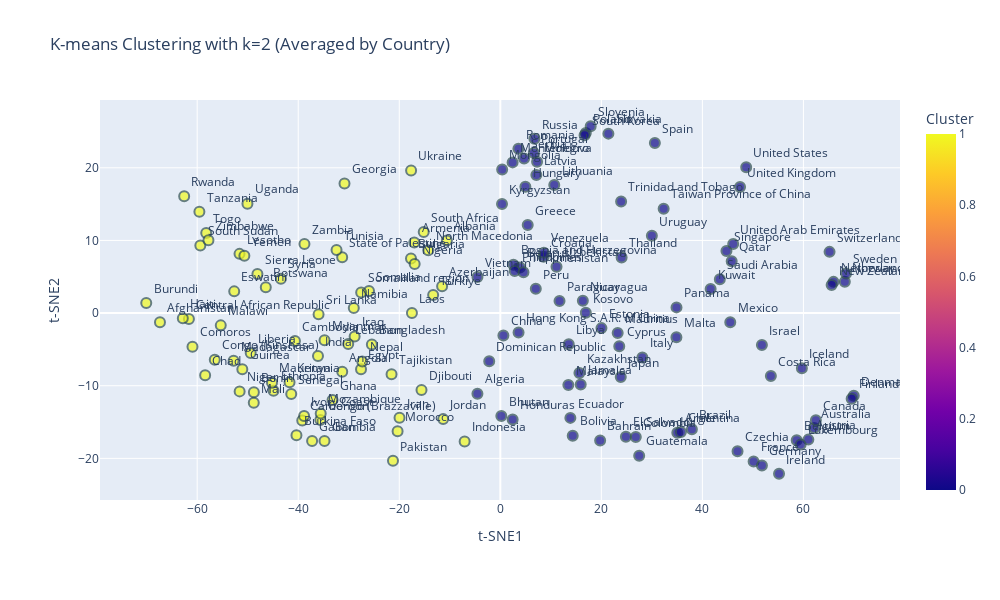
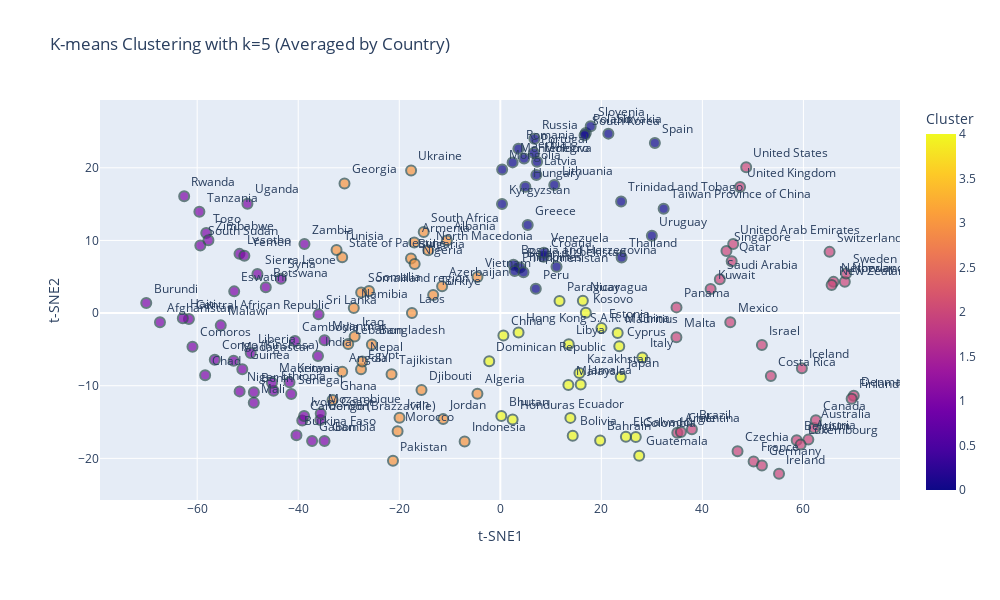
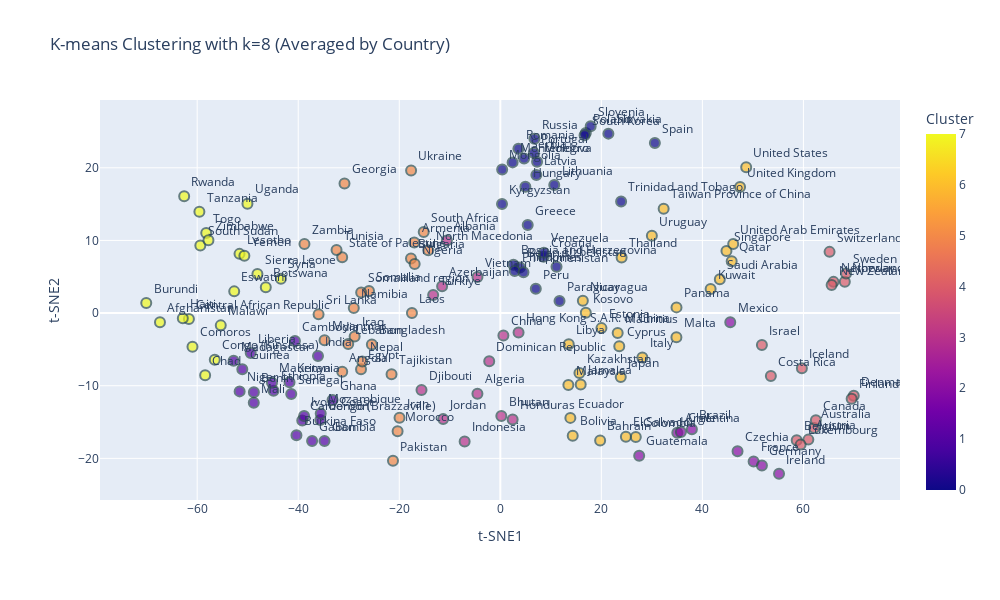

The notebook cell saved with these charts, in order:
### Code cell
import plotly.express as px
import pandas as pd

# Assuming `pca_df_with_name` contains the PCA components, K-means labels, and country names
# Group the data by country and calculate the mean for each country's PCA scores

# Add the K-means labels to the averaged dataframe
country_avg_df['KMeans_2_Labels'] = kmeans2.labels_
country_avg_df['KMeans_5_Labels'] = kmeans5.labels_
country_avg_df['KMeans_8_Labels'] = kmeans8.labels_

# Plot for k=2 clusters with averaged country data
fig_2 = px.scatter(country_avg_df, 
                   x='t-SNE1', y='t-SNE2', 
                   color='KMeans_2_Labels',  # Color by k=2 cluster labels
                   hover_name='Country_Name',  # Show country names on hover
                   title="K-means with k=2 Clusters (Averaged by Country)",
                   labels={'KMeans_2_Labels': 'Cluster'},
                   opacity=0.7,  # Adjust opacity for points
                   text='Country_Name'  # Add country names as text
                  )

# Customize the layout (optional)
fig_2.update_traces(
    marker=dict(size=10, opacity=0.7, line=dict(width=2, color='DarkSlateGrey')),
    textposition='top right'  # Position the text to the top-right of the points
)

# Update the layout to increase spacing
fig_2.update_layout(
    title="K-means Clustering with k=2 (Averaged by Country)",
    xaxis_title="t-SNE1",
    yaxis_title="t-SNE2",
    legend_title="Cluster",
    width=1000,  # Increase width of the plot
    height=600,  # Increase height of the plot
    margin=dict(l=100, r=100, t=100, b=100)  # Increase margins for more space
)

# Show the first figure (k=2)
fig_2.show()

# Plot for k=5 clusters with averaged country data
fig_5 = px.scatter(country_avg_df, 
                   x='t-SNE1', y='t-SNE2', 
                   color='KMeans_5_Labels',  # Color by k=5 cluster labels
                   hover_name='Country_Name',  # Show country names on hover
                   title="K-means with k=5 Clusters (Averaged by Country)",
                   labels={'KMeans_5_Labels': 'Cluster'},
                   opacity=0.7,  # Adjust opacity for points
                   text='Country_Name'  # Add country names as text
                  )

# Customize the layout (optional)
fig_5.update_traces(
    marker=dict(size=10, opacity=0.7, line=dict(width=2, color='DarkSlateGrey')),
    textposition='top right'  # Position the text to the top-right of the points
)

# Update the layout to increase spacing
fig_5.update_layout(
    title="K-means Clustering with k=5 (Averaged by Country)",
    xaxis_title="t-SNE1",
    yaxis_title="t-SNE2",
    legend_title="Cluster",
    width=1000,  # Increase width of the plot
    height=600,  # Increase height of the plot
    margin=dict(l=100, r=100, t=100, b=100)  # Increase margins for more space
)

# Show the second figure (k=5)
fig_5.show()

# Plot for k=8 clusters with averaged country data
fig_8 = px.scatter(country_avg_df, 
                   x='t-SNE1', y='t-SNE2', 
                   color='KMeans_8_Labels',  # Color by k=8 cluster labels
                   hover_name='Country_Name',  # Show country names on hover
                   title="K-means with k=8 Clusters (Averaged by Country)",
                   labels={'KMeans_8_Labels': 'Cluster'},
                   opacity=0.7,  # Adjust opacity for points
                   text='Country_Name'  # Add country names as text
                  )

# Customize the layout (optional)
fig_8.update_traces(
    marker=dict(size=10, opacity=0.7, line=dict(width=2, color='DarkSlateGrey')),
    textposition='top right'  # Position the text to the top-right of the points
)

# Update the layout to increase spacing
fig_8.update_layout(
    title="K-means Clustering with k=8 (Averaged by Country)",
    xaxis_title="t-SNE1",
    yaxis_title="t-SNE2",
    legend_title="Cluster",
    width=1000,  # Increase width of the plot
    height=600,  # Increase height of the plot
    margin=dict(l=100, r=100, t=100, b=100)  # Increase margins for more space
)

# Show the third figure (k=8)
fig_8.show()

### Figure 1 — Plotly figure (JSON) as saved in the notebook; plotly's stock layout.template omitted (floating-point values rounded to 4 significant figures; data arrays with more than 128 entries replaced by an {"elided": "..."} marker saying what was removed)
{"data": [{"hovertemplate": "<b>%{hovertext}</b><br><br>t-SNE1=%{x}<br>t-SNE2=%{y}<br>Country_Name=%{text}<br>Cluster=%{marker.color}<extra></extra>", "hovertext": {"elided": "158 str values"}, "legendgroup": "", "marker": {"color": {"elided": "158 int values"}, "coloraxis": "coloraxis", "line": {"color": "DarkSlateGrey", "width": 2}, "opacity": 0.7, "size": 10, "symbol": "circle"}, "mode": "markers+text", "name": "", "orientation": "v", "showlegend": false, "text": {"elided": "158 str values"}, "textposition": "top right", "type": "scatter", "x": {"elided": "158 float values"}, "xaxis": "x", "y": {"elided": "158 float values"}, "yaxis": "y"}], "layout": {"coloraxis": {"colorbar": {"title": {"text": "Cluster"}}, "colorscale": [[0, "#0d0887"], [0.1111, "#46039f"], [0.2222, "#7201a8"], [0.3333, "#9c179e"], [0.4444, "#bd3786"], [0.5556, "#d8576b"], [0.6667, "#ed7953"], [0.7778, "#fb9f3a"], [0.8889, "#fdca26"], [1, "#f0f921"]]}, "height": 600, "legend": {"title": {"text": "Cluster"}, "tracegroupgap": 0}, "margin": {"b": 100, "l": 100, "r": 100, "t": 100}, "title": {"text": "K-means Clustering with k=2 (Averaged by Country)"}, "width": 1000, "xaxis": {"anchor": "y", "domain": [0, 1], "title": {"text": "t-SNE1"}}, "yaxis": {"anchor": "x", "domain": [0, 1], "title": {"text": "t-SNE2"}}}}

### Figure 2 — Plotly figure (JSON) as saved in the notebook; plotly's stock layout.template omitted (floating-point values rounded to 4 significant figures; data arrays with more than 128 entries replaced by an {"elided": "..."} marker saying what was removed)
{"data": [{"hovertemplate": "<b>%{hovertext}</b><br><br>t-SNE1=%{x}<br>t-SNE2=%{y}<br>Country_Name=%{text}<br>Cluster=%{marker.color}<extra></extra>", "hovertext": {"elided": "158 str values"}, "legendgroup": "", "marker": {"color": {"elided": "158 int values"}, "coloraxis": "coloraxis", "line": {"color": "DarkSlateGrey", "width": 2}, "opacity": 0.7, "size": 10, "symbol": "circle"}, "mode": "markers+text", "name": "", "orientation": "v", "showlegend": false, "text": {"elided": "158 str values"}, "textposition": "top right", "type": "scatter", "x": {"elided": "158 float values"}, "xaxis": "x", "y": {"elided": "158 float values"}, "yaxis": "y"}], "layout": {"coloraxis": {"colorbar": {"title": {"text": "Cluster"}}, "colorscale": [[0, "#0d0887"], [0.1111, "#46039f"], [0.2222, "#7201a8"], [0.3333, "#9c179e"], [0.4444, "#bd3786"], [0.5556, "#d8576b"], [0.6667, "#ed7953"], [0.7778, "#fb9f3a"], [0.8889, "#fdca26"], [1, "#f0f921"]]}, "height": 600, "legend": {"title": {"text": "Cluster"}, "tracegroupgap": 0}, "margin": {"b": 100, "l": 100, "r": 100, "t": 100}, "title": {"text": "K-means Clustering with k=5 (Averaged by Country)"}, "width": 1000, "xaxis": {"anchor": "y", "domain": [0, 1], "title": {"text": "t-SNE1"}}, "yaxis": {"anchor": "x", "domain": [0, 1], "title": {"text": "t-SNE2"}}}}

### Figure 3 — Plotly figure (JSON) as saved in the notebook; plotly's stock layout.template omitted (floating-point values rounded to 4 significant figures; data arrays with more than 128 entries replaced by an {"elided": "..."} marker saying what was removed)
{"data": [{"hovertemplate": "<b>%{hovertext}</b><br><br>t-SNE1=%{x}<br>t-SNE2=%{y}<br>Country_Name=%{text}<br>Cluster=%{marker.color}<extra></extra>", "hovertext": {"elided": "158 str values"}, "legendgroup": "", "marker": {"color": {"elided": "158 int values"}, "coloraxis": "coloraxis", "line": {"color": "DarkSlateGrey", "width": 2}, "opacity": 0.7, "size": 10, "symbol": "circle"}, "mode": "markers+text", "name": "", "orientation": "v", "showlegend": false, "text": {"elided": "158 str values"}, "textposition": "top right", "type": "scatter", "x": {"elided": "158 float values"}, "xaxis": "x", "y": {"elided": "158 float values"}, "yaxis": "y"}], "layout": {"coloraxis": {"colorbar": {"title": {"text": "Cluster"}}, "colorscale": [[0, "#0d0887"], [0.1111, "#46039f"], [0.2222, "#7201a8"], [0.3333, "#9c179e"], [0.4444, "#bd3786"], [0.5556, "#d8576b"], [0.6667, "#ed7953"], [0.7778, "#fb9f3a"], [0.8889, "#fdca26"], [1, "#f0f921"]]}, "height": 600, "legend": {"title": {"text": "Cluster"}, "tracegroupgap": 0}, "margin": {"b": 100, "l": 100, "r": 100, "t": 100}, "title": {"text": "K-means Clustering with k=8 (Averaged by Country)"}, "width": 1000, "xaxis": {"anchor": "y", "domain": [0, 1], "title": {"text": "t-SNE1"}}, "yaxis": {"anchor": "x", "domain": [0, 1], "title": {"text": "t-SNE2"}}}}
